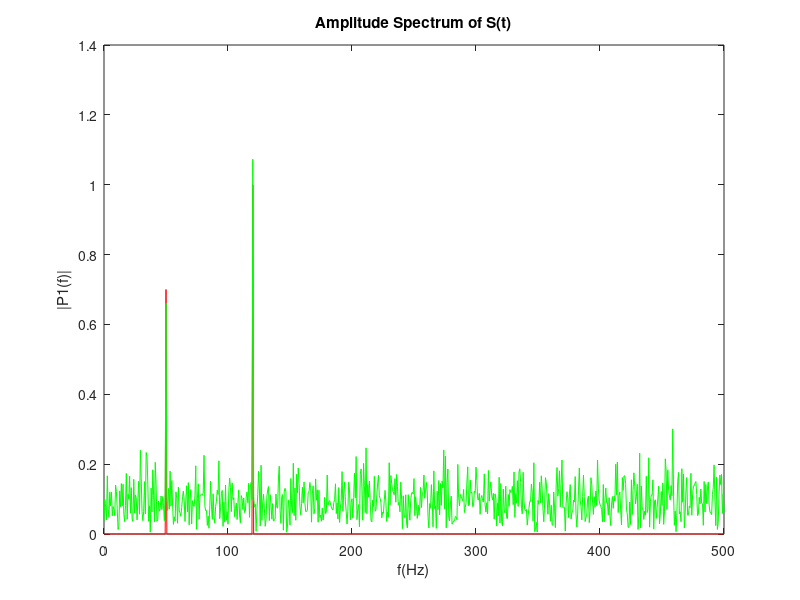

This chart was generated by the following MATLAB code:
Fs = 1000;              % sampling frequency
T = 1 / Fs;             % sampling period
L = 1500;               % length of signal
t = (0 : L-1) * T;      % time vector
f = Fs * (0:(L/2))/L;

S = 0.7 * sin(2*pi * 50*t) + sin(2*pi * 120*t); % semnal filtrat
X = S + 2 * randn(size(t));

Y = fft(S);
P2 = abs(Y/L);
P1 = P2(1:L/2 + 1);
P1(2:end-1) = 2*P1(2:end-1);

plot(f, P1, 'r');
hold on;


Y = fft(X);
P2 = abs(Y/L);
P1 = P2(1:L/2 + 1);
P1(2:end-1) = 2*P1(2:end-1);
plot(f, P1, 'g');

title('Amplitude Spectrum of S(t)');
xlabel('f(Hz)');
ylabel('|P1(f)|');
